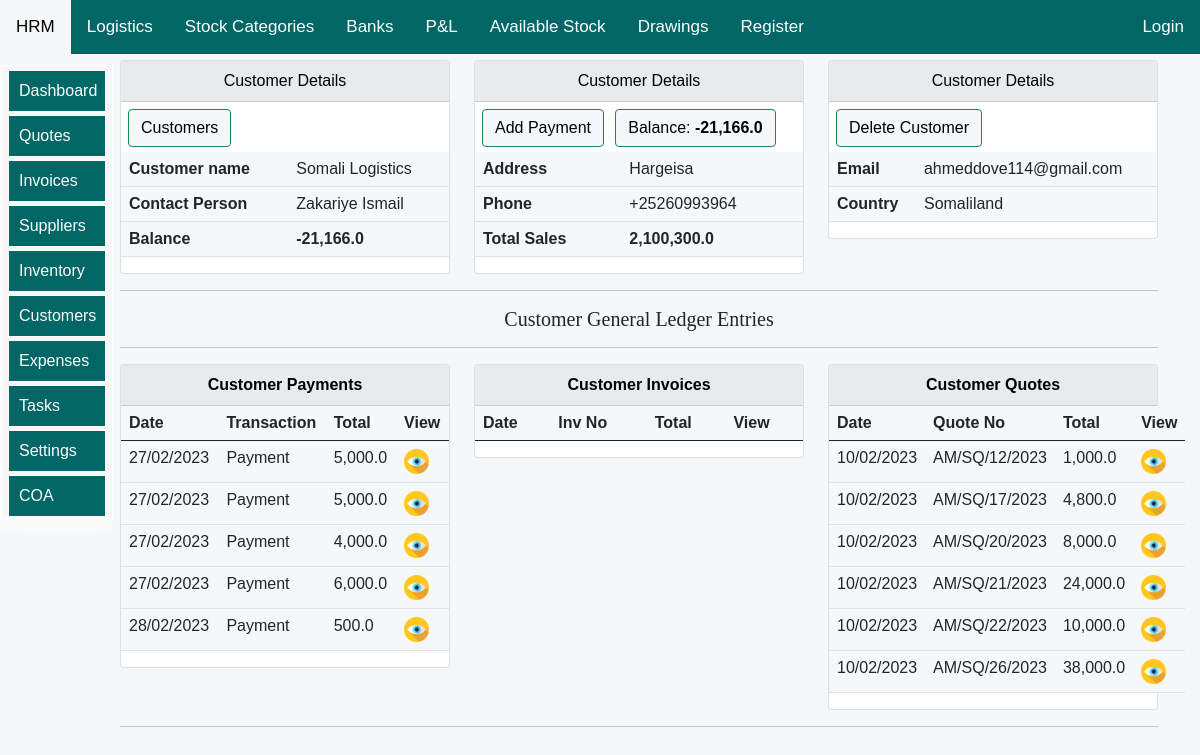
The app's page /Allifmaal-Customer-Details/1/ with its own data.
### allifmaalapp/models.py (models this page shows, shortened)
class AllifmaalCustomersModel(models.Model):
    Country = [
    ('Somalia', 'Somalia'),
     ('Somaliland', 'Somaliland'),
    ('Kenya', 'Kenya'),
     ('Other', 'Other'),
    ]
    name = models.CharField(null=True, blank=True, max_length=20)
    phone = models.CharField(null=True, blank=True, max_length=30)
    email= models.CharField(null=True, blank=True, max_length=100)
    country = models.CharField(choices=Country, blank=True, max_length=30)
    city= models.CharField(null=True, blank=True, max_length=30)
    address = models.CharField(null=True, blank=True, max_length=30)
    sales=models.DecimalField(max_digits=10,blank=False,null=True,decimal_places=1,default=0)
    balance=models.DecimalField(max_digits=10,blank=False,null=True,decimal_places=1,default=0)
    turnover=models.DecimalField(max_digits=10,blank=False,null=True,decimal_places=1,default=0)
    contact = models.CharField(null=True, blank=True, max_length=30)

class AllifmaalCustomerPaymentsModel(models.Model):
    payment_method=[
        ("Cash","Cash"),
        ("Cheque","Cheque"),
        ("Credit Card","Credit Card"),
    ]
    customer= models.ForeignKey(AllifmaalCustomersModel,related_name="allifcustpaymentreltedname",on_delete=models.SET_NULL,blank=True,null=True)
    amount= models.DecimalField(max_digits=10,blank=False,null=True,decimal_places=1,default=0)
    date=models.DateField(auto_now=True)
    comments=models.CharField(max_length=15,blank=True,null=True, default='comment')
    account= models.ForeignKey('AllifmaalChartOfAccountsModel',related_name="allifcustpymaccrelnm",on_delete=models.SET_NULL,blank=True,null=True)
    mode=models.CharField(choices=payment_method,max_length=20,blank=True,null=True,default="Cash")

class AllifmaalQuotesModel(models.Model):
    paymentTerms = [
    ('Cash', 'Cash'),
    ('Deposit', 'Deposit'),
    ('15 days', '15 days'),
    ('30 days', '30 days'),
    ('Other', 'Other'),
    ]
    Currency = [
    ('KES','KES'),
    ('$', 'USD'),
    ('£', 'EURO'),
    ]
    prospects = [
    ('Default', 'Default'),
    ('Likely', 'Likely'),
    ('Confirmed', 'Confirmed'),
    ('Closed', 'Closed'),
    ('Lost', 'Lost'),
    ]
    number = models.CharField(null=True, blank=True, max_length=20)
    customer= models.ForeignKey(AllifmaalCustomersModel,related_name="allifrelatcustquote",on_delete=models.SET_NULL,blank=True,null=True)
    terms = models.CharField(choices=paymentTerms, default='Cash', max_length=20)
    prospect = models.CharField(choices=prospects, default='Default', max_length=20)
    currency = models.CharField(choices=Currency, default='$', max_length=20)
    comments=models.CharField(blank=True,null=True,default='Quote',max_length=20)
    date=models.DateField(blank=True,null=True,auto_now_add=True)
    total=models.DecimalField(max_digits=10,blank=False,null=True,decimal_places=1,default=0)

### allifmaalapp/views.py (the view)
# urls.py: path('Allifmaal-Customer-Details/<int:pk>/', views.show_allifmaal_customer_details, name="show_allifmaal_customer_details"),
def show_allifmaal_customer_details(request,pk):
    title="Customer Details"
    try:
        customer_detail=AllifmaalCustomersModel.objects.get(id=pk)
        related_invoices=AllifmaalInvoicesModel.objects.filter(customer=customer_detail)
        customer_payments=AllifmaalCustomerPaymentsModel.objects.filter(customer=customer_detail)
        related_quotes=AllifmaalQuotesModel.objects.filter(customer=customer_detail)
    except:
        messages.error(request, 'Something went wrong')
        return redirect('allifmaalapp:allifmaalcustomers')
    context={
        "customer_detail":customer_detail,
        "title":title,
        "related_invoices":related_invoices,
        "customer_payments":customer_payments,
        "related_quotes":related_quotes,
    }
    return render(request,'allifmaalapp/customers/allifmaal-customers-details.html',context)

### allifmaalapp/templates/allifmaalapp/customers/allifmaal-customers-details.html (shortened to what this page needs)
{% extends 'allifmaalapp/bases/allifbase.html'%}
{% load static %}
{% load crispy_forms_tags %}
{% block title %}
{% load humanize %}
{% endblock %}
{% block style %}
<link href="{% static 'css/bootstrap.min.css' %}" rel="stylesheet">
<link rel="stylesheet" href="https://use.fontawesome.com/releases/v5.15.2/css/all.css"
>
<link href="{% static 'js/jquery-ui-1.12.1/jquery-ui.min.css' %}" rel="stylesheet">
<link href="{% static 'js/jquery-ui-1.12.1/jquery-ui.structure.min.css' %}" rel="stylesheet">
<link href="{% static 'js/jquery-ui-1.12.1/jquery-ui.theme.min.css' %}" rel="stylesheet">
   {%endblock%}
   {% block body %}
<div class="container">
<div class="row mt-12" >
<div class="col-md-4">
    <div class="card">
        <div id="allif-section-headers" class="card-header ">
            Customer Details
        </div>
        <div >
    <a  href="{% url 'allifmaalapp:allifmaalcustomers' %}">
    <button id="allif-link-buttons" type="button" class="btn btn-success mybuttonlinks" >
    Customers</button></a>
    </div>
      <table class="table">
        <tbody>
            <tr>
                <th>Customer name</th>
                <td>{{customer_detail.name}}</td>
                </tr>
                <tr>
                <th>Contact Person</th>
                <td>{{customer_detail.contact}}</td>
                </tr>
                <tr>
                    <th>Balance</th>
                    <td>
                        <strong>
                        {{customer_detail.balance|intcomma}}</strong>
                    </td>
                </tr>
        </tbody>
        </table>
            </div>
        </div>
<div class="col-md-4">
    <div class="card">
        <div id="allif-section-headers" class="card-header ">
            Customer Details
        </div>
        <div >
        <a  href="{% url 'allifmaalapp:AllifmaaltopUpCustomerAccount' customer_detail.id %}">
        <button id="allif-link-buttons" type="button" class="btn btn-success mybuttonlinks" >
        Add Payment</button></a>
        <a  href="">
            <button id="allif-link-buttons" type="button" class="btn btn-success mybuttonlinks" >
            Balance: <strong>{{customer_detail.balance|intcomma}}</strong></button></a>
        </div>
      <table class="table">
        <tbody>
        <tr>
        <th>Address</th>
        <td>{{customer_detail.address}}</td>
        </tr>
        <tr>
        <th>Phone</th>
        <td>{{customer_detail.phone}}</td>
        </tr>
        <tr>
            <th>Total Sales</th>
            <td><strong>{{customer_detail.turnover|intcomma}}</strong></td>
            </tr>
  </tbody>
  </table>
            </div>
        </div>
<div class="col-md-4">
    <div class="card">
        <div id="allif-section-headers" class="card-header ">
        Customer Details
        </div>
        <div >
    <a  href="{% url 'allifmaalapp:delete_allifmaal_customer' customer_detail.id %}">
    <button id="allif-link-buttons" type="button" class="btn btn-success mybuttonlinks" >
        Delete Customer</button></a>
    </div>
      <table class="table">
        <tbody>
            <tr>
                <th>Email</th>
                <td>{{customer_detail.email}}</td>
                </tr>
                <tr>
                <th>Country</th>
                <td>{{customer_detail.country}}</td>
                </tr>
        </tbody>
        </table>
            </div>
        </div>
    </div>
    <hr>
        <div style="font-family:Georgia, 'Times New Roman', Times, serif; text-align: center;">
            <h5> Customer General Ledger Entries</h5>
        </div>
    <hr>
<div class="row mt-12" >
    <div class="col-md-4">
        <div class="card">
            <div id="allif-section-headers" class="card-header ">
                <strong>
        Customer Payments</strong>
            </div>
        <table class="table">
            <thead>
            <tr>
            <th>Date</th>
            <th>Transaction</th>
            <th>Total</th>
            <th>View</th>
            </tr>
        </thead>
        <tbody>
          {% for payment in customer_payments %}
          <tr>
            <td>{{payment.date|date:'d/m/Y'}}</td>
            <td>Payment</td>
          <td>
            {{payment.amount|intcomma}}
          </td>
          <td>
            <a href="{% url 'allifmaalapp:AllifmaalCustomerPaymentDetails' payment.id %}">
              <img src="{% static 'images/view.png'%}" width="25">
            </a>
        </td>
          </tr>
          {% endfor %}
          </tbody>
          </table>
                </div>
            </div>
    <div class="col-md-4">
        <div class="card">
            <div id="allif-section-headers" class="card-header ">
                <strong>
            Customer Invoices</strong>
            </div>
          <table class="table">
            <thead>
            <tr>
            <th>Date</th>
            <th>Inv No</th>
            <th>Total</th>
            <th>View</th>
            </tr>
        </thead>
          </table>
                </div>
            </div>
    <div class="col-md-4">
        <div class="card">
            <div id="allif-section-headers" class="card-header ">
                <strong>
            Customer Quotes</strong>
            </div>
          <table class="table">
            <thead>
            <tr>
            <th>Date</th>
            <th>Quote No</th>
            <th>Total</th>
            <th>View</th>
            </tr>
        </thead>
        <tbody>
            {% for inv in related_quotes %}
          <tr>
              <td>{{inv.date|date:'d/m/Y'}}</td>
              <td>{{inv.number}} </td>
              <td>
                    {{inv.total|intcomma}}
                </td>
              <td>
                <a href="{% url 'allifmaalapp:add_allifmaal_quote_items' inv.id %}">
                  <img src="{% static 'images/view.png'%}" width="25">
                </a>
            </td>
          </tr>
          {% endfor %}
          </tbody>
          </table>
                </div>
            </div>
        </div>
          <hr>
</div>
   {% endblock %}

### allifmaalapp/templates/allifmaalapp/customers/allifmaal-customers-details.html (style rules this page uses)
body { font-size: 2rem; opacity: 1; position:sticky; overflow: auto; text-align: left; max-width: 100%; background-color: #F6F7F8; margin: auto; padding: auto; }
.container { background-color: #F6F7F8; }
table { background-color: #F6F7F8; }
.mybuttonlinks { margin-top: 7px; margin-left: 7px; margin-bottom: 5px; }
#allif-section-headers { background-color: #e9eaec; color: black; font-size: 16px; text-align: center; }
#allif-link-buttons { background-color: #F6F7F8; color: black; }
@media screen and (min-width:1000px) and (max-width:2000px) { .container { margin-top: 10px; display: block; font-size: 0.95rem; margin-left:auto ; margin-right: auto; margin: auto; padding-left: 90px; } }

### allifmaalapp/templates/allifmaalapp/bases/topnavbar.html (style rules this page uses)
body { margin: 0; font-family: Arial, Helvetica, sans-serif; }

### allifmaalapp/templates/allifmaalapp/bases/sidenavbar.html (style rules this page uses)
:root { --sidebar_font_size:1.0rem; }

### records on screen
AllifmaalCustomersModel: name "Somali Logistics", contact "Zakariye Ismail", balance "-21,166.0", address "Hargeisa", phone "+25260993964", turnover "2,100,300.0", email "ahmeddove114@gmail.com", country "Somaliland"
AllifmaalCustomerPaymentsModel: date "27/02/2023", amount "5,000.0"
AllifmaalCustomerPaymentsModel: date "27/02/2023", amount "5,000.0"
AllifmaalCustomerPaymentsModel: date "27/02/2023", amount "4,000.0"
AllifmaalCustomerPaymentsModel: date "27/02/2023", amount "6,000.0"
AllifmaalCustomerPaymentsModel: date "28/02/2023", amount "500.0"
AllifmaalQuotesModel: date "10/02/2023", number "AM/SQ/12/2023", total "1,000.0"
AllifmaalQuotesModel: date "10/02/2023", number "AM/SQ/17/2023", total "4,800.0"
AllifmaalQuotesModel: date "10/02/2023", number "AM/SQ/20/2023", total "8,000.0"
AllifmaalQuotesModel: date "10/02/2023", number "AM/SQ/21/2023", total "24,000.0"
AllifmaalQuotesModel: date "10/02/2023", number "AM/SQ/22/2023", total "10,000.0"
AllifmaalQuotesModel: date "10/02/2023", number "AM/SQ/26/2023", total "38,000.0"
